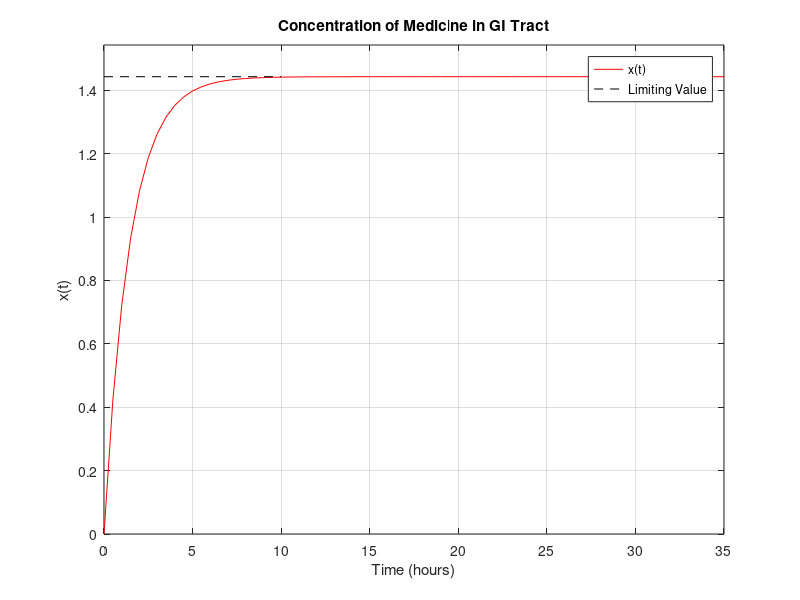
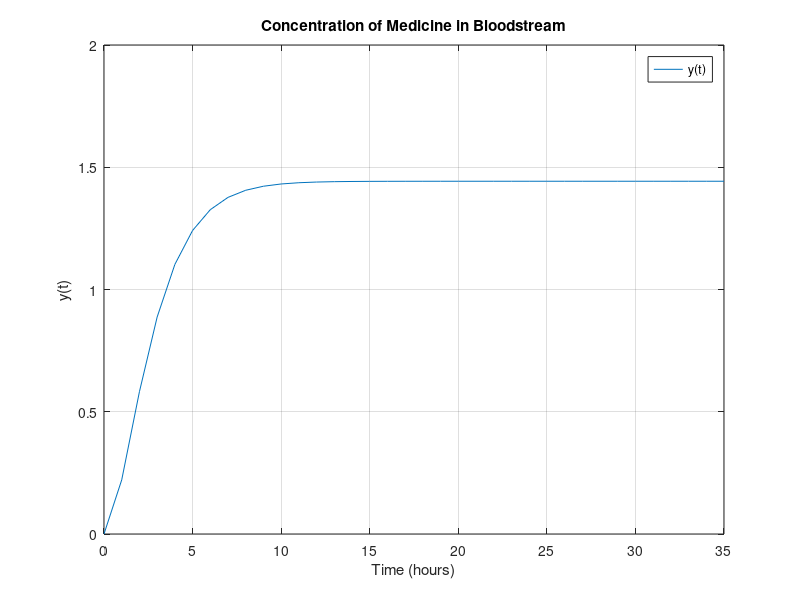

Write MATLAB code to recreate these figures, in order.
clc;
clear all;
% Define parameters
k = 0.6931;

I = 1;

% Define time range
t = 0:0.5:35;  % Time in hours, with a step of 0.1 hour

% Solve the differential equations using analytical solutions
x = I ./ k * (1 - exp(-k*t));
x_lim = I / k;  % x approaches I/k1 as t approaches infinity
y_lim = I * k / (k - k);  % y approaches I*k1/(k1-k2) as t approaches infinity

% Plot x(t)
figure;
plot(t, x, 'r');
xlabel('Time (hours)');
ylabel('x(t)');
title('Concentration of Medicine in GI Tract');
ylim([0 x_lim + 0.1]);  % adjust y-axis limits slightly to show limiting value
hold on;  % to overlay horizontal line for limiting value
plot([0 10], [x_lim x_lim], 'k--', 'LineWidth', 0.5);  % plot horizontal line for limiting value
legend('x(t)', 'Limiting Value');
grid on;

% Plot y(t)

c = @(t) (I/k)*(1-exp(-k*t));

t_max = 35;

t = 0:1:t_max;

x = zeros(1,t_max+1);
y = zeros(1,t_max+1);

c2 = @(t) ( (I/k)*(1-((k*t) + 1)*exp(-k*t)) );

for i=1:1:t_max+1
    x(i) = c(i-1);
end

for i=1:1:t_max+1
    y(i) = c2(i-1);
end
figure;
plot(t,y);

xlabel('Time (hours)');
ylabel('y(t)');
title('Concentration of Medicine in Bloodstream');

hold on;  

legend('y(t)', 'Limiting Value');
grid on;

% Display limiting values
fprintf('Limiting value of x(t): %.4f\n', 1/k);
fprintf('Limiting value of y(t): %.4f\n', 1/k);
